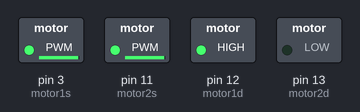
This sketch was run on a simulated Arduino Uno, built with avr-gcc and run on an emulated ATmega328P. Parts: switched loads named in the sketch (green lamp = pin HIGH).

Above: at 0.05 s.
At 3.95 s:
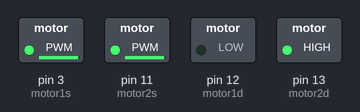
At 5.95 s:
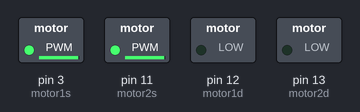
At 7.95 s:
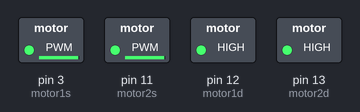
Timing chart, 0 to 9.2 s (numbered marks = the images above):
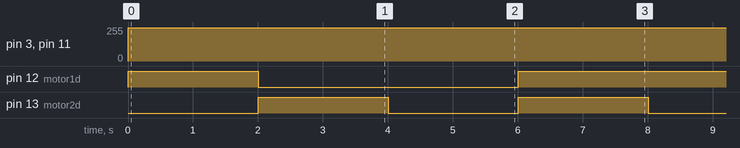

The sketch:

sketch_may31b.ino
```cpp
int motor1s = 3;
int motor1d = 12;

int motor2s = 11;
int motor2d = 13;

int mspeed = 0;
void setup() {
  pinMode(motor1s,OUTPUT);
  pinMode(motor1d,OUTPUT);
  pinMode(motor2s,OUTPUT);
  pinMode(motor2d,OUTPUT);
}

void loop() {
 forward();
 delay(2000);
 reverse();
 delay(2000);
 left();
 delay(2000);
 right();
 delay(2000);
}

void forward(){
  digitalWrite(motor1d,HIGH);
 digitalWrite(motor2d, LOW);

 mspeed = 250;
 analogWrite(motor1s, mspeed);
 analogWrite(motor2s, mspeed);
}

void right(){
  digitalWrite(motor1d,HIGH);
 digitalWrite(motor2d, HIGH);

 mspeed = 250;
 analogWrite(motor1s, mspeed);
 analogWrite(motor2s, mspeed);
}

void reverse(){
  digitalWrite(motor1d,LOW);
 digitalWrite(motor2d, HIGH);

 mspeed = 250;
 analogWrite(motor1s, mspeed);
 analogWrite(motor2s, mspeed);
}

void left(){
  digitalWrite(motor1d,LOW);
 digitalWrite(motor2d, LOW);

 mspeed = 250;
 analogWrite(motor1s, mspeed);
 analogWrite(motor2s, mspeed);
}
```

Measured:
- by itself, pin 3 (motor1s), pin 11 (motor2s): 0/255 → 250/255 at 0.00 s
- by itself, pin 12 (motor1d): repeats every 8.0 s: LOW 4.0 s, HIGH 4.0 s
- by itself, pin 13 (motor2d): alternates HIGH for 2.0 s and LOW for 2.0 s
